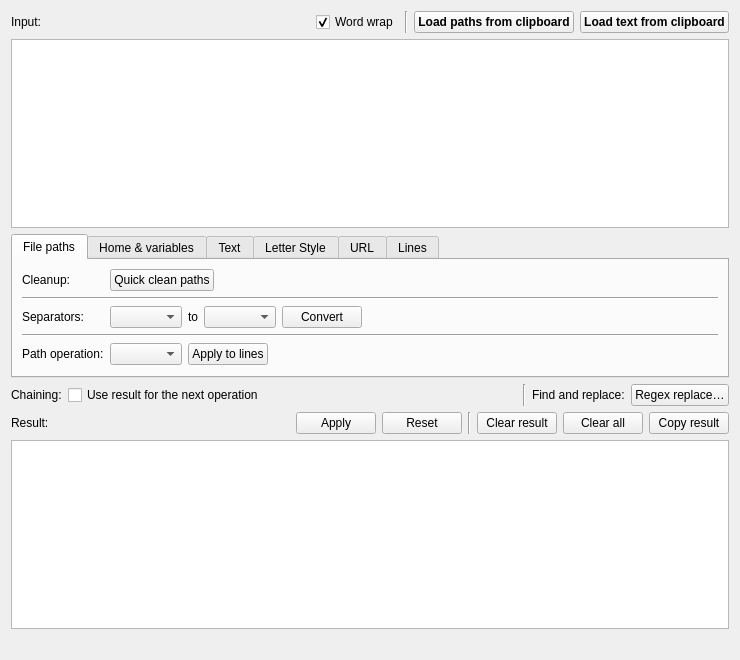
<?xml version="1.0" encoding="UTF-8"?>
<ui version="4.0">
 <class>TextProcessor</class>
 <widget class="QWidget" name="TextProcessor">
  <property name="geometry">
   <rect>
    <x>0</x>
    <y>0</y>
    <width>740</width>
    <height>660</height>
   </rect>
  </property>
  <property name="acceptDrops">
   <bool>true</bool>
  </property>
  <property name="windowTitle">
   <string>Text and Path Processor</string>
  </property>
  <layout class="QVBoxLayout" name="main_layout" stretch="0,1,0,0,0,1,0">
   <item>
    <layout class="QHBoxLayout" name="input_toolbar">
     <item>
      <widget class="QLabel" name="input_label">
       <property name="text">
        <string>Input:</string>
       </property>
      </widget>
     </item>
     <item>
      <spacer name="input_stretch">
       <property name="orientation">
        <enum>Qt::Horizontal</enum>
       </property>
       <property name="sizeHint">
        <size>
         <width>0</width>
         <height>0</height>
        </size>
       </property>
      </spacer>
     </item>
     <item>
      <widget class="QCheckBox" name="wrap">
       <property name="text">
        <string>Word wrap</string>
       </property>
       <property name="checked">
        <bool>true</bool>
       </property>
      </widget>
     </item>
     <item>
      <widget class="Line" name="clipboard_separator">
       <property name="orientation">
        <enum>Qt::Vertical</enum>
       </property>
      </widget>
     </item>
     <item>
      <widget class="QPushButton" name="load_paths">
       <property name="text">
        <string>Load paths from clipboard</string>
       </property>
       <property name="font">
        <font>
         <bold>true</bold>
        </font>
       </property>
      </widget>
     </item>
     <item>
      <widget class="QPushButton" name="load_text">
       <property name="text">
        <string>Load text from clipboard</string>
       </property>
       <property name="font">
        <font>
         <bold>true</bold>
        </font>
       </property>
      </widget>
     </item>
    </layout>
   </item>
   <item>
    <widget class="InputEditor" name="source">
     <property name="accessibleName">
      <string>Input</string>
     </property>
    </widget>
   </item>
   <item>
    <widget class="QTabWidget" name="tabs">
     <widget class="QWidget" name="path_tab">
      <attribute name="title">
       <string>File paths</string>
      </attribute>
      <layout class="QGridLayout" name="path_tab_layout" columnstretch="0,1">
       <item row="0" column="0">
        <widget class="QLabel" name="cleanup_label">
         <property name="text">
          <string>Cleanup:</string>
         </property>
        </widget>
       </item>
       <item row="0" column="1">
        <layout class="QHBoxLayout" name="cleanup_controls">
         <item>
          <widget class="QPushButton" name="quick_clean">
           <property name="text">
            <string>Quick clean paths</string>
           </property>
           <property name="toolTip">
            <string>Remove paired quotes and file://, then convert backslashes to forward slashes.</string>
           </property>
          </widget>
         </item>
         <item>
          <spacer name="cleanup_stretch">
           <property name="orientation">
            <enum>Qt::Horizontal</enum>
           </property>
           <property name="sizeHint">
            <size>
             <width>0</width>
             <height>0</height>
            </size>
           </property>
          </spacer>
         </item>
        </layout>
       </item>
       <item row="1" column="0" colspan="2">
        <widget class="Line" name="separators_separator">
         <property name="orientation">
          <enum>Qt::Horizontal</enum>
         </property>
        </widget>
       </item>
       <item row="2" column="0">
        <widget class="QLabel" name="separators_label">
         <property name="text">
          <string>Separators:</string>
         </property>
        </widget>
       </item>
       <item row="2" column="1">
        <layout class="QHBoxLayout" name="separators_controls">
         <item>
          <widget class="NoWheelComboBox" name="source_separator"/>
         </item>
         <item>
          <widget class="QLabel" name="to_label">
           <property name="text">
            <string>to</string>
           </property>
          </widget>
         </item>
         <item>
          <widget class="NoWheelComboBox" name="target_separator"/>
         </item>
         <item>
          <widget class="QPushButton" name="convert_separators">
           <property name="text">
            <string>Convert</string>
           </property>
          </widget>
         </item>
         <item>
          <spacer name="separators_stretch">
           <property name="orientation">
            <enum>Qt::Horizontal</enum>
           </property>
           <property name="sizeHint">
            <size>
             <width>0</width>
             <height>0</height>
            </size>
           </property>
          </spacer>
         </item>
        </layout>
       </item>
       <item row="3" column="0" colspan="2">
        <widget class="Line" name="path_operation_separator">
         <property name="orientation">
          <enum>Qt::Horizontal</enum>
         </property>
        </widget>
       </item>
       <item row="4" column="0">
        <widget class="QLabel" name="path_operation_label">
         <property name="text">
          <string>Path operation:</string>
         </property>
        </widget>
       </item>
       <item row="4" column="1">
        <layout class="QHBoxLayout" name="path_operation_controls">
         <item>
          <widget class="NoWheelComboBox" name="path_action"/>
         </item>
         <item>
          <widget class="QPushButton" name="apply_path_action">
           <property name="text">
            <string>Apply to lines</string>
           </property>
          </widget>
         </item>
         <item>
          <spacer name="path_operation_stretch">
           <property name="orientation">
            <enum>Qt::Horizontal</enum>
           </property>
           <property name="sizeHint">
            <size>
             <width>0</width>
             <height>0</height>
            </size>
           </property>
          </spacer>
         </item>
        </layout>
       </item>
       <item row="5" column="0" colspan="2">
        <spacer name="path_tab_stretch">
         <property name="orientation">
          <enum>Qt::Vertical</enum>
         </property>
         <property name="sizeHint">
          <size>
           <width>0</width>
           <height>0</height>
          </size>
         </property>
        </spacer>
       </item>
      </layout>
     </widget>
     <widget class="QWidget" name="environment_tab">
      <attribute name="title">
       <string>Home &amp;&amp; variables</string>
      </attribute>
      <layout class="QGridLayout" name="environment_tab_layout" columnstretch="0,1">
       <item row="0" column="0">
        <widget class="QLabel" name="syntax_label">
         <property name="text">
          <string>Variable syntax:</string>
         </property>
        </widget>
       </item>
       <item row="0" column="1">
        <layout class="QHBoxLayout" name="syntax_controls">
         <item>
          <widget class="NoWheelComboBox" name="variable_syntax"/>
         </item>
         <item>
          <spacer name="syntax_stretch">
           <property name="orientation">
            <enum>Qt::Horizontal</enum>
           </property>
           <property name="sizeHint">
            <size>
             <width>0</width>
             <height>0</height>
            </size>
           </property>
          </spacer>
         </item>
        </layout>
       </item>
       <item row="1" column="0" colspan="2">
        <widget class="Line" name="home_path_separator">
         <property name="orientation">
          <enum>Qt::Horizontal</enum>
         </property>
        </widget>
       </item>
       <item row="2" column="0">
        <widget class="QLabel" name="home_path_label">
         <property name="text">
          <string>Home path:</string>
         </property>
        </widget>
       </item>
       <item row="2" column="1">
        <layout class="QHBoxLayout" name="home_path_controls">
         <item>
          <widget class="QPushButton" name="to_tilde">
           <property name="text">
            <string>To ~</string>
           </property>
          </widget>
         </item>
         <item>
          <widget class="QPushButton" name="to_absolute">
           <property name="text">
            <string>To absolute</string>
           </property>
          </widget>
         </item>
         <item>
          <widget class="QPushButton" name="to_home_variable">
           <property name="text">
            <string>To home variable</string>
           </property>
          </widget>
         </item>
         <item>
          <spacer name="home_path_stretch">
           <property name="orientation">
            <enum>Qt::Horizontal</enum>
           </property>
           <property name="sizeHint">
            <size>
             <width>0</width>
             <height>0</height>
            </size>
           </property>
          </spacer>
         </item>
        </layout>
       </item>
       <item row="3" column="0" colspan="2">
        <widget class="Line" name="system_paths_separator">
         <property name="orientation">
          <enum>Qt::Horizontal</enum>
         </property>
        </widget>
       </item>
       <item row="4" column="0">
        <widget class="QLabel" name="system_paths_label">
         <property name="text">
          <string>System paths:</string>
         </property>
        </widget>
       </item>
       <item row="4" column="1">
        <layout class="QHBoxLayout" name="system_paths_controls">
         <item>
          <widget class="QPushButton" name="shorten_variable">
           <property name="text">
            <string>Use longest variable</string>
           </property>
          </widget>
         </item>
         <item>
          <widget class="QPushButton" name="expand_variable">
           <property name="text">
            <string>Expand variable</string>
           </property>
          </widget>
         </item>
         <item>
          <spacer name="system_paths_stretch">
           <property name="orientation">
            <enum>Qt::Horizontal</enum>
           </property>
           <property name="sizeHint">
            <size>
             <width>0</width>
             <height>0</height>
            </size>
           </property>
          </spacer>
         </item>
        </layout>
       </item>
       <item row="5" column="0" colspan="2">
        <spacer name="environment_tab_stretch">
         <property name="orientation">
          <enum>Qt::Vertical</enum>
         </property>
         <property name="sizeHint">
          <size>
           <width>0</width>
           <height>0</height>
          </size>
         </property>
        </spacer>
       </item>
      </layout>
     </widget>
     <widget class="QWidget" name="text_tab">
      <attribute name="title">
       <string>Text</string>
      </attribute>
      <layout class="QGridLayout" name="text_tab_layout" columnstretch="0,1">
       <item row="0" column="0">
        <widget class="QLabel" name="pdf_text_label">
         <property name="text">
          <string>PDF text:</string>
         </property>
        </widget>
       </item>
       <item row="0" column="1">
        <layout class="QHBoxLayout" name="pdf_text_controls">
         <item>
          <widget class="QPushButton" name="clean_pdf">
           <property name="text">
            <string>Clean copied PDF text</string>
           </property>
          </widget>
         </item>
         <item>
          <spacer name="pdf_text_stretch">
           <property name="orientation">
            <enum>Qt::Horizontal</enum>
           </property>
           <property name="sizeHint">
            <size>
             <width>0</width>
             <height>0</height>
            </size>
           </property>
          </spacer>
         </item>
        </layout>
       </item>
       <item row="1" column="0" colspan="2">
        <widget class="Line" name="text_operation_separator">
         <property name="orientation">
          <enum>Qt::Horizontal</enum>
         </property>
        </widget>
       </item>
       <item row="2" column="0">
        <widget class="QLabel" name="text_operation_label">
         <property name="text">
          <string>Text operation:</string>
         </property>
        </widget>
       </item>
       <item row="2" column="1">
        <layout class="QHBoxLayout" name="text_operation_controls">
         <item>
          <widget class="NoWheelComboBox" name="text_action"/>
         </item>
         <item>
          <widget class="QPushButton" name="apply_text_action">
           <property name="text">
            <string>Apply</string>
           </property>
          </widget>
         </item>
         <item>
          <spacer name="text_operation_stretch">
           <property name="orientation">
            <enum>Qt::Horizontal</enum>
           </property>
           <property name="sizeHint">
            <size>
             <width>0</width>
             <height>0</height>
            </size>
           </property>
          </spacer>
         </item>
        </layout>
       </item>
       <item row="3" column="0" colspan="2">
        <spacer name="text_tab_stretch">
         <property name="orientation">
          <enum>Qt::Vertical</enum>
         </property>
         <property name="sizeHint">
          <size>
           <width>0</width>
           <height>0</height>
          </size>
         </property>
        </spacer>
       </item>
      </layout>
     </widget>
     <widget class="QWidget" name="letter_tab">
      <attribute name="title">
       <string>Letter Style</string>
      </attribute>
      <layout class="QGridLayout" name="letter_tab_layout" columnstretch="0,1">
       <item row="0" column="0">
        <widget class="QLabel" name="letter_style_label">
         <property name="text">
          <string>Style:</string>
         </property>
        </widget>
       </item>
       <item row="0" column="1">
        <layout class="QHBoxLayout" name="letter_style_controls">
         <item>
          <widget class="NoWheelComboBox" name="letter_styles"/>
         </item>
         <item>
          <widget class="QPushButton" name="style_letters">
           <property name="text">
            <string>Style letters and digits</string>
           </property>
          </widget>
         </item>
         <item>
          <widget class="QPushButton" name="plain_letters">
           <property name="text">
            <string>Restore plain letters and digits</string>
           </property>
          </widget>
         </item>
         <item>
          <spacer name="letter_style_stretch">
           <property name="orientation">
            <enum>Qt::Horizontal</enum>
           </property>
           <property name="sizeHint">
            <size>
             <width>0</width>
             <height>0</height>
            </size>
           </property>
          </spacer>
         </item>
        </layout>
       </item>
       <item row="1" column="0" colspan="2">
        <spacer name="letter_tab_stretch">
         <property name="orientation">
          <enum>Qt::Vertical</enum>
         </property>
         <property name="sizeHint">
          <size>
           <width>0</width>
           <height>0</height>
          </size>
         </property>
        </spacer>
       </item>
      </layout>
     </widget>
     <widget class="QWidget" name="url_tab">
      <attribute name="title">
       <string>URL</string>
      </attribute>
      <layout class="QGridLayout" name="url_tab_layout" columnstretch="0,1">
       <item row="0" column="0">
        <widget class="QLabel" name="hostnames_label">
         <property name="text">
          <string>Hostnames:</string>
         </property>
        </widget>
       </item>
       <item row="0" column="1">
        <layout class="QHBoxLayout" name="hostnames_controls">
         <item>
          <widget class="QPushButton" name="extract_hostnames">
           <property name="text">
            <string>Extract URL hostnames</string>
           </property>
          </widget>
         </item>
         <item>
          <spacer name="hostnames_stretch">
           <property name="orientation">
            <enum>Qt::Horizontal</enum>
           </property>
           <property name="sizeHint">
            <size>
             <width>0</width>
             <height>0</height>
            </size>
           </property>
          </spacer>
         </item>
        </layout>
       </item>
       <item row="1" column="0" colspan="2">
        <spacer name="url_tab_stretch">
         <property name="orientation">
          <enum>Qt::Vertical</enum>
         </property>
         <property name="sizeHint">
          <size>
           <width>0</width>
           <height>0</height>
          </size>
         </property>
        </spacer>
       </item>
      </layout>
     </widget>
     <widget class="QWidget" name="line_tab">
      <attribute name="title">
       <string>Lines</string>
      </attribute>
      <layout class="QGridLayout" name="line_tab_layout" columnstretch="0,1">
       <item row="0" column="0">
        <widget class="QLabel" name="trim_label">
         <property name="text">
          <string>Trim:</string>
         </property>
        </widget>
       </item>
       <item row="0" column="1">
        <layout class="QHBoxLayout" name="trim_controls">
         <item>
          <widget class="NoWheelComboBox" name="trim_side"/>
         </item>
         <item>
          <widget class="QPushButton" name="trim_lines">
           <property name="text">
            <string>Trim lines</string>
           </property>
          </widget>
         </item>
         <item>
          <widget class="Line" name="blank_lines_separator">
           <property name="orientation">
            <enum>Qt::Vertical</enum>
           </property>
          </widget>
         </item>
         <item>
          <widget class="QLabel" name="blank_lines_label">
           <property name="text">
            <string>Blank lines:</string>
           </property>
          </widget>
         </item>
         <item>
          <widget class="QPushButton" name="remove_blank_lines">
           <property name="text">
            <string>Remove blank lines</string>
           </property>
          </widget>
         </item>
         <item>
          <spacer name="trim_stretch">
           <property name="orientation">
            <enum>Qt::Horizontal</enum>
           </property>
           <property name="sizeHint">
            <size>
             <width>0</width>
             <height>0</height>
            </size>
           </property>
          </spacer>
         </item>
        </layout>
       </item>
       <item row="1" column="0" colspan="2">
        <widget class="Line" name="indent_separator">
         <property name="orientation">
          <enum>Qt::Horizontal</enum>
         </property>
        </widget>
       </item>
       <item row="2" column="0">
        <widget class="QLabel" name="indent_label">
         <property name="text">
          <string>Indent:</string>
         </property>
        </widget>
       </item>
       <item row="2" column="1">
        <layout class="QHBoxLayout" name="indent_controls">
         <item>
          <widget class="NoWheelComboBox" name="indent_unit"/>
         </item>
         <item>
          <widget class="QLabel" name="indent_width_label">
           <property name="text">
            <string>Width:</string>
           </property>
          </widget>
         </item>
         <item>
          <widget class="NoWheelSpinBox" name="indent_width"/>
         </item>
         <item>
          <widget class="QPushButton" name="indent_lines">
           <property name="text">
            <string>Indent</string>
           </property>
          </widget>
         </item>
         <item>
          <widget class="QPushButton" name="unindent_lines">
           <property name="text">
            <string>Unindent</string>
           </property>
          </widget>
         </item>
         <item>
          <widget class="Line" name="tabs_separator">
           <property name="orientation">
            <enum>Qt::Vertical</enum>
           </property>
          </widget>
         </item>
         <item>
          <widget class="QLabel" name="tabs_label">
           <property name="text">
            <string>Tabs:</string>
           </property>
          </widget>
         </item>
         <item>
          <widget class="QPushButton" name="expand_tabs">
           <property name="text">
            <string>Tabs to spaces</string>
           </property>
          </widget>
         </item>
         <item>
          <spacer name="indent_stretch">
           <property name="orientation">
            <enum>Qt::Horizontal</enum>
           </property>
           <property name="sizeHint">
            <size>
             <width>0</width>
             <height>0</height>
            </size>
           </property>
          </spacer>
         </item>
        </layout>
       </item>
       <item row="3" column="0" colspan="2">
        <spacer name="line_tab_stretch">
         <property name="orientation">
          <enum>Qt::Vertical</enum>
         </property>
         <property name="sizeHint">
          <size>
           <width>0</width>
           <height>0</height>
          </size>
         </property>
        </spacer>
       </item>
      </layout>
     </widget>
    </widget>
   </item>
   <item>
    <layout class="QHBoxLayout" name="operation_toolbar">
     <item>
      <widget class="QLabel" name="chain_label">
       <property name="text">
        <string>Chaining:</string>
       </property>
      </widget>
     </item>
     <item>
      <widget class="QCheckBox" name="chain">
       <property name="text">
        <string>Use result for the next operation</string>
       </property>
      </widget>
     </item>
     <item>
      <spacer name="operation_stretch">
       <property name="orientation">
        <enum>Qt::Horizontal</enum>
       </property>
       <property name="sizeHint">
        <size>
         <width>0</width>
         <height>0</height>
        </size>
       </property>
      </spacer>
     </item>
     <item>
      <widget class="Line" name="regex_separator">
       <property name="orientation">
        <enum>Qt::Vertical</enum>
       </property>
      </widget>
     </item>
     <item>
      <widget class="QLabel" name="regex_label">
       <property name="text">
        <string>Find and replace:</string>
       </property>
      </widget>
     </item>
     <item>
      <widget class="QPushButton" name="regex_button">
       <property name="text">
        <string>Regex replace…</string>
       </property>
      </widget>
     </item>
    </layout>
   </item>
   <item>
    <layout class="QHBoxLayout" name="result_toolbar">
     <item>
      <widget class="QLabel" name="result_label">
       <property name="text">
        <string>Result:</string>
       </property>
      </widget>
     </item>
     <item>
      <spacer name="result_stretch">
       <property name="orientation">
        <enum>Qt::Horizontal</enum>
       </property>
       <property name="sizeHint">
        <size>
         <width>0</width>
         <height>0</height>
        </size>
       </property>
      </spacer>
     </item>
     <item>
      <widget class="QPushButton" name="apply_result">
       <property name="text">
        <string>Apply</string>
       </property>
       <property name="accessibleName">
        <string>Apply result to input</string>
       </property>
      </widget>
     </item>
     <item>
      <widget class="QPushButton" name="reset_result">
       <property name="text">
        <string>Reset</string>
       </property>
      </widget>
     </item>
     <item>
      <widget class="Line" name="clear_separator">
       <property name="orientation">
        <enum>Qt::Vertical</enum>
       </property>
      </widget>
     </item>
     <item>
      <widget class="QPushButton" name="clear_result">
       <property name="text">
        <string>Clear result</string>
       </property>
      </widget>
     </item>
     <item>
      <widget class="QPushButton" name="clear_all">
       <property name="text">
        <string>Clear all</string>
       </property>
      </widget>
     </item>
     <item>
      <widget class="QPushButton" name="copy_result">
       <property name="text">
        <string>Copy result</string>
       </property>
      </widget>
     </item>
    </layout>
   </item>
   <item>
    <widget class="QPlainTextEdit" name="result">
     <property name="accessibleName">
      <string>Result</string>
     </property>
     <property name="readOnly">
      <bool>true</bool>
     </property>
    </widget>
   </item>
   <item>
    <widget class="QLabel" name="preference_notice">
     <property name="wordWrap">
      <bool>true</bool>
     </property>
    </widget>
   </item>
  </layout>
 </widget>
 <customwidgets>
  <customwidget>
   <class>InputEditor</class>
   <extends>QPlainTextEdit</extends>
   <header>text_processor.editor</header>
  </customwidget>
  <customwidget>
   <class>NoWheelComboBox</class>
   <extends>QComboBox</extends>
   <header>utils.qt_widgets</header>
  </customwidget>
  <customwidget>
   <class>NoWheelSpinBox</class>
   <extends>QSpinBox</extends>
   <header>utils.qt_widgets</header>
  </customwidget>
 </customwidgets>
 <resources/>
 <connections/>
</ui>
